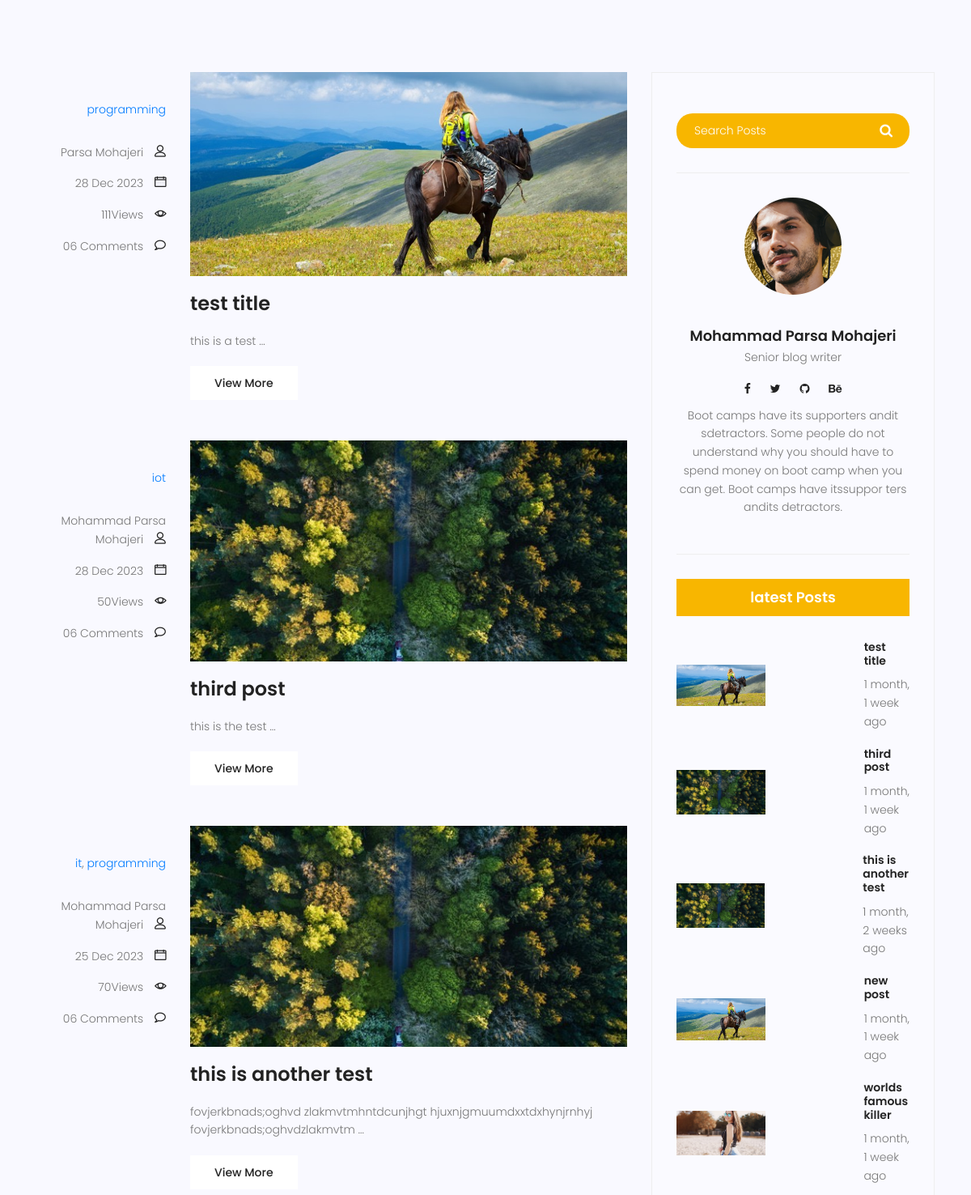
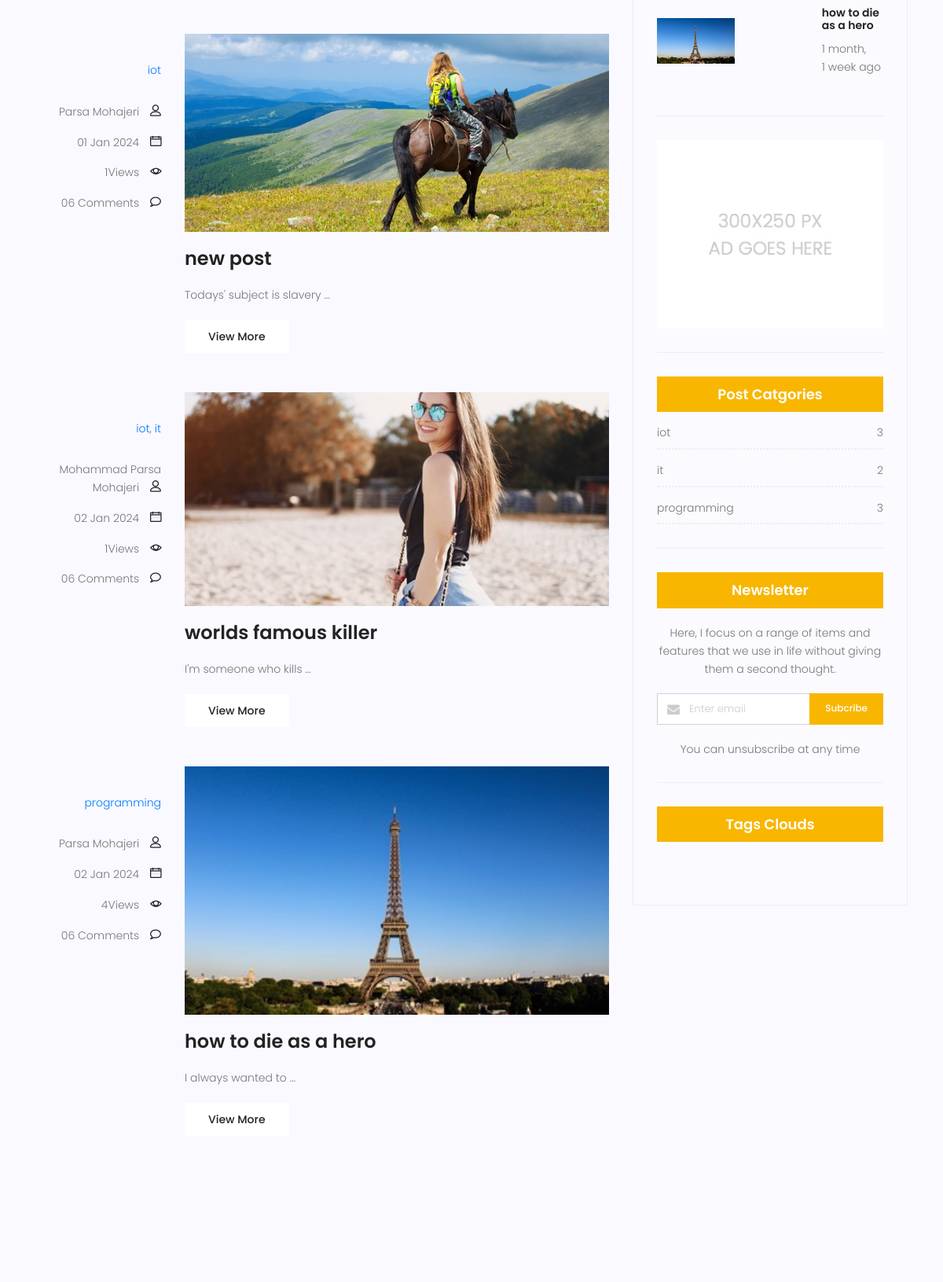
Page /blog/search/ (middle part) on the earlier database version (2 pictures, top to bottom).
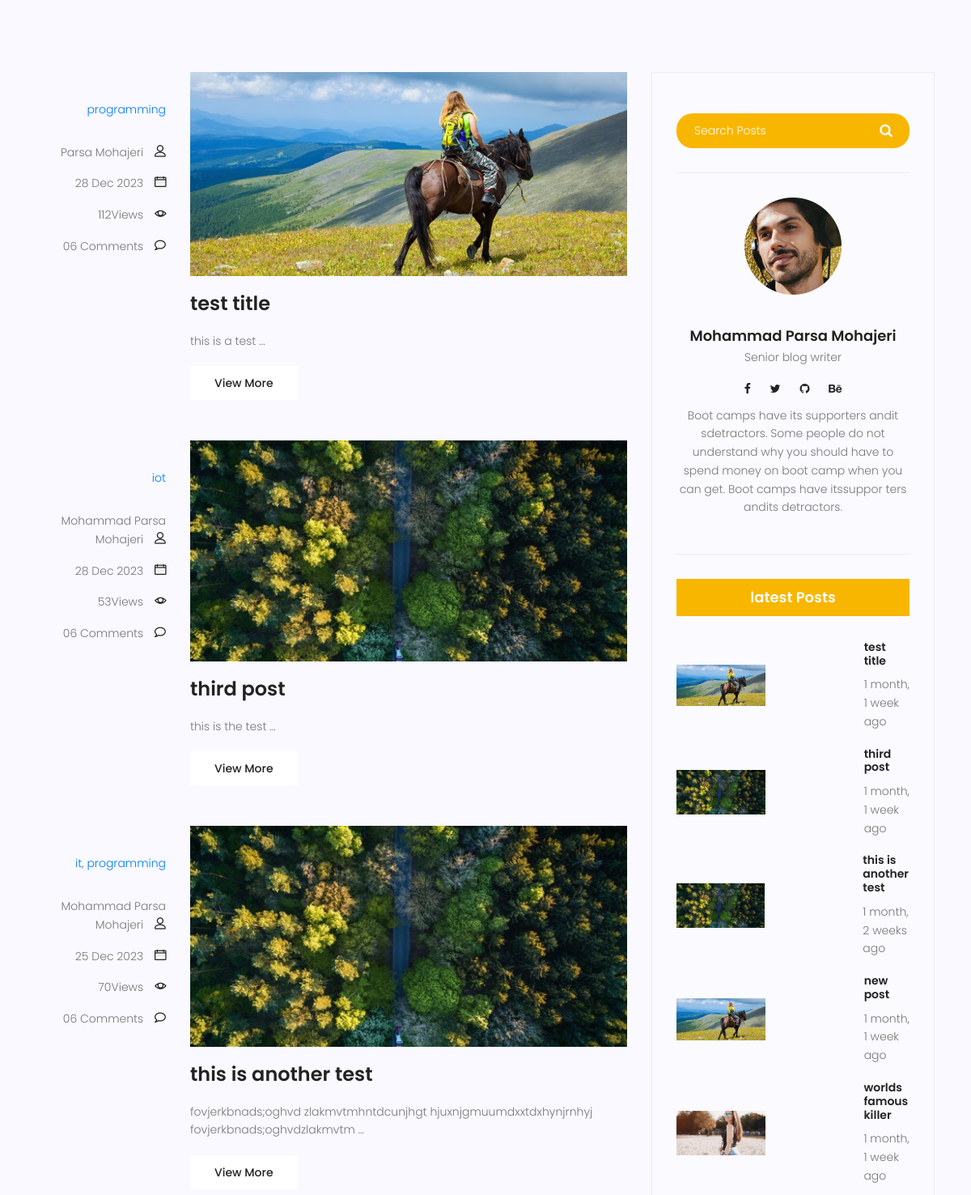
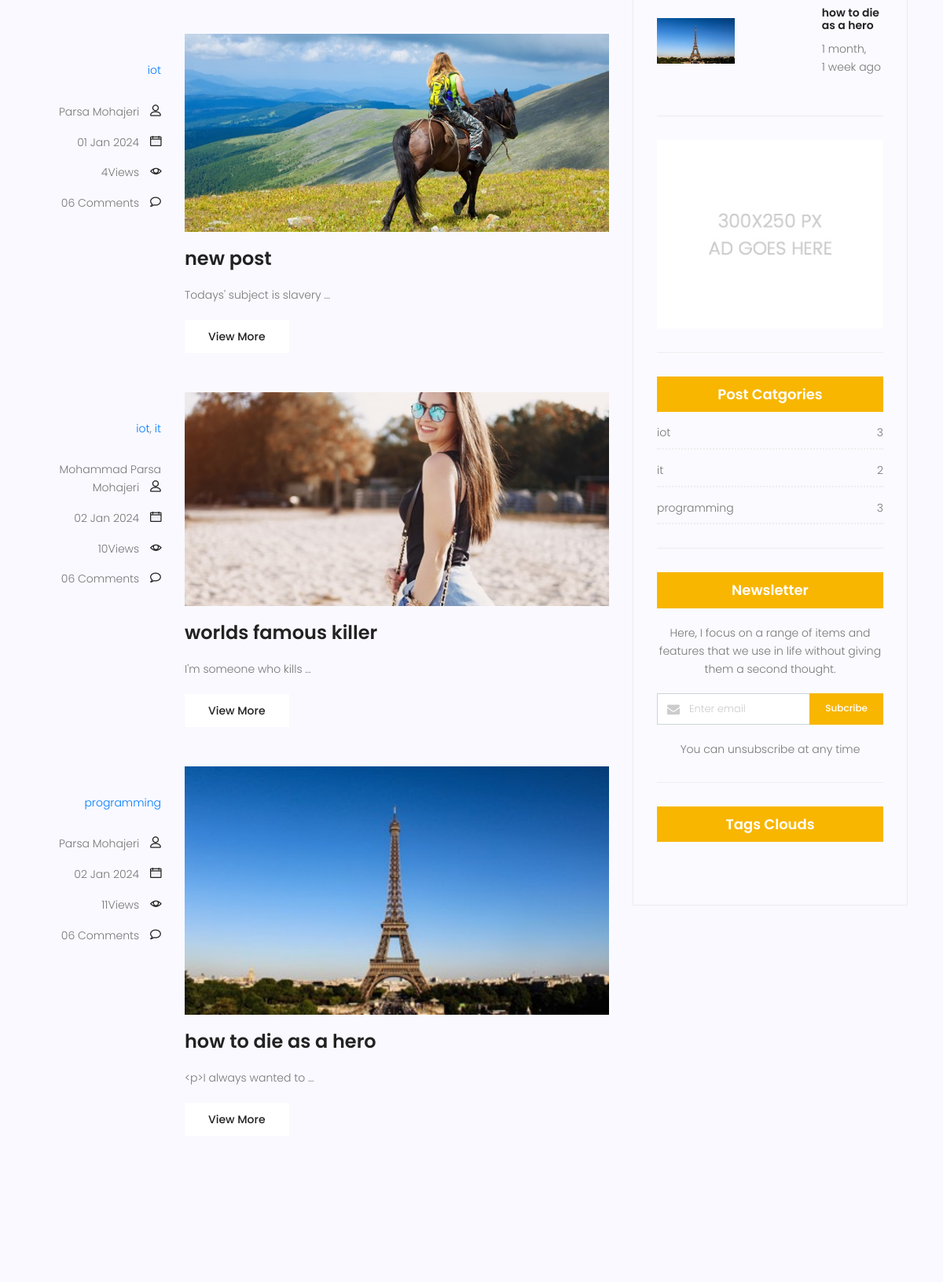
Same page on the later database version (2 pictures, top to bottom).
### blog/models.py (models this page shows, shortened)
class Category(models.Model):
    name=models.CharField(max_length=255)
    def __str__(self):
        return self.name

class Post (models.Model):
    image=models.ImageField(upload_to='blog/',default='blog/defalt.jpg')
    author=models.ForeignKey(User,on_delete=models.SET_NULL,null=True)
    title=models.CharField(max_length=255)
    content=models.TextField()
    tags = TaggableManager()
    category=models.ManyToManyField(Category)
    counted_views=models.IntegerField(default=0)
    status=models.BooleanField(default=False)
    published_date=models.DateTimeField(null=True)
    created_date=models.DateTimeField(auto_now_add=True)
    updated_date=models.DateTimeField(auto_now=True)
    class Meta:
        ordering=('created_date',)

### blog/views.py (the view)
# urls.py: path('search/',blog_search,name='search'),
def blog_search(request):
    posts=Post.objects.filter(status=1,published_date__lte=timezone.now())
    if request.method=='GET':
        if s:=request.GET.get('s'):
            posts=posts.filter(content__contains=s)
    context={'posts':posts}
    return render(request,'blog/blog-home.html',context)

### blog/templatetags/blog_tags.py (called while the page is built)
@register.inclusion_tag('blog/blog-post-categories.html')
def postcategories():
    posts=Post.objects.filter(status=1)
    categories=Category.objects.all()
    cat_dict={}
    for name in categories:
        cat_dict[name]=posts.filter(category=name).count()
    return {'categories':cat_dict}

### templates/blog/blog-home.html (shortened to what this page needs)
{% extends 'base.html' %}
{% load static %}
{% load blog_tags %}
{% block content %}
			<section class="top-category-widget-area pt-90 pb-90 ">
			</section>
			<section class="post-content-area">
				<div class="container">
					<div class="row">
						<div class="col-lg-8 posts-list">
							{% for post in posts %}
							<div class="single-post row">
								<div class="col-lg-3  col-md-3 meta-details">
									<ul class="tags">
										{% for cat in post.category.all %}
											<a href="{% url 'blog:category' cat_name=cat.name %}"> {{cat.name}}</a>{% if not forloop.last %},{% endif %}
										{% endfor %}
									</ul>
									<div class="user-details row">
										<p class="user-name col-lg-12 col-md-12 col-6"><a href="{% url 'blog:author' author_username=post.author.username %}">{{post.author.get_full_name}}</a> <span class="lnr lnr-user"></span></p>
										<p class="date col-lg-12 col-md-12 col-6"><a href="#">{{post.published_date|date:"d M Y"}}</a> <span class="lnr lnr-calendar-full"></span></p>
										<p class="view col-lg-12 col-md-12 col-6"><a href="#">{{post.counted_views}}Views</a> <span class="lnr lnr-eye"></span></p>
										<p class="comments col-lg-12 col-md-12 col-6"><a href="#">06 Comments</a> <span class="lnr lnr-bubble"></span></p>
									</div>
								</div>
								<div class="col-lg-9 col-md-9 ">
									<div class="feature-img">
										<img class="img-fluid" src="{{post.image.url}}" alt="">
									</div>
									<a class="posts-title" href="{% url 'blog:single' pid=post.id %}"><h3>{{post.title}}</h3></a>
									<p class="excert">
										{{post.content|truncatewords:4}}
									</p>
									<a href="{% url 'blog:single' pid=post.id %}" class="primary-btn">View More</a>
								</div>
							</div>
							{% endfor %}
		                    <nav class="blog-pagination justify-content-center d-flex">
							</nav>
						</div>
						<div class="col-lg-4 sidebar-widgets">
							<div class="widget-wrap">
								{% include 'blog/blog-search.html' %}
								{% include 'blog/blog-writer.html' %}
								{% include 'blog/blog-popular-posts.html' %}
								{% include 'blog/blog-ads.html' %}
								{% postcategories %}
								{% include 'blog/blog-newsletter.html' %}
								{% include 'blog/blog-tags.html' %}
							</div>
						</div>
					</div>
				</div>
			</section>
			{% endblock %}

### templates/base.html (shortened to what this page needs)
{% load static %}
{% load blog_tags %}
<!DOCTYPE html>
<html lang="zxx" class="no-js">
<head>
    <link rel="stylesheet" href="{% static 'css/linearicons.css' %}">
    <link rel="stylesheet" href="{% static 'css/font-awesome.min.css' %}">
    <link rel="stylesheet" href="{% static 'css/bootstrap.css' %}">
    <link rel="stylesheet" href="{% static 'css/magnific-popup.css' %}">
    <link rel="stylesheet" href="{% static 'css/jquery-ui.css' %}">
    <link rel="stylesheet" href="{% static 'css/nice-select.css' %}">
    <link rel="stylesheet" href="{% static 'css/animate.min.css' %}">
    <link rel="stylesheet" href="{% static 'css/owl.carousel.css' %}">
    <link rel="stylesheet" href="{% static 'css/main.css' %}">
</head>
<body>
    {% block content %}
    {% endblock %}
</body>
</html>

### templates/blog/blog-search.html
<div class="single-sidebar-widget search-widget">
    <form class="search-form" action="{% url 'blog:search' %}" method="get">
        <input placeholder="Search Posts" name="s" type="text" onfocus="this.placeholder = ''" onblur="this.placeholder = 'Search Posts'" >
        <button type="submit"><i class="fa fa-search"></i></button>
    </form>
</div>

### templates/blog/blog-writer.html
{% load static %}
<div class="single-sidebar-widget user-info-widget">
    <img src="{% static 'img/blog/user-info.png' %}" alt="">
    <a href="#"><h4>Mohammad Parsa Mohajeri</h4></a>
    <p>
        Senior blog writer
    </p>
    <ul class="social-links">
        <li><a href="#"><i class="fa fa-facebook"></i></a></li>
        <li><a href="#"><i class="fa fa-twitter"></i></a></li>
        <li><a href="#"><i class="fa fa-github"></i></a></li>
        <li><a href="#"><i class="fa fa-behance"></i></a></li>
    </ul>
    <p>
        Boot camps have its supporters andit sdetractors. Some people do not understand why you should have to spend money on boot camp when you can get. Boot camps have itssuppor ters andits detractors.
    </p>
</div>

### templates/blog/blog-popular-posts.html
{% load humanize %}
{% load static %}
<div class="single-sidebar-widget popular-post-widget">
    <h4 class="popular-title">latest Posts</h4>
    <div class="popular-post-list">
        {% for post in posts %}
        <div class="single-post-list d-flex flex-row align-items-center">
            <div class="thumb">
                <img class="img-fluid" src="{{post.image.url}}" alt="">
            </div>
            <div class="details">
                <a href="{% url 'blog:single' pid=post.id %}"><h6>{{post.title}}</h6></a>
                <p>{{post.published_date|naturaltime}}</p>
            </div>
        </div>
        {% endfor %}
    </div>
</div>

### templates/blog/blog-ads.html
{% load static %}
<div class="single-sidebar-widget ads-widget">
    <a href="#"><img class="img-fluid" src="{% static 'img/blog/ads-banner.jpg' %}" alt=""></a>
</div>

### templates/blog/blog-post-categories.html
<div class="single-sidebar-widget post-category-widget">
    <h4 class="category-title">Post Catgories</h4>
    <ul class="cat-list">
        {% for name,count in categories.items %}
        <li>
            <a href="{% url 'blog:category' cat_name=name %}" class="d-flex justify-content-between">
                <p>{{name}}</p>
                <p>{{count}}</p>
            </a>
        </li>
        {% endfor %}
    </ul>
</div>

### templates/blog/blog-newsletter.html
<div class="single-sidebar-widget newsletter-widget">
    <h4 class="newsletter-title">Newsletter</h4>
    <p>
        Here, I focus on a range of items and features that we use in life without
        giving them a second thought.
    </p>
    <div class="form-group d-flex flex-row">
       <div class="col-autos">
          <div class="input-group">
            <div class="input-group-prepend">
              <div class="input-group-text"><i class="fa fa-envelope" aria-hidden="true"></i>
            </div>
            </div>
            <input type="text" class="form-control" id="inlineFormInputGroup" placeholder="Enter email" onfocus="this.placeholder = ''" onblur="this.placeholder = 'Enter email'" >
          </div>
        </div>
        <a href="#" class="bbtns">Subcribe</a>
    </div>
    <p class="text-bottom">
        You can unsubscribe at any time
    </p>
</div>

### templates/blog/blog-tags.html (shortened to what this page needs)
<div class="single-sidebar-widget tag-cloud-widget">
    <h4 class="tagcloud-title">Tags Clouds</h4>
</div>

Differences in the rows shown:
changed Post "test title": counted_views "111" → "112"
changed Post "third post": counted_views "50" → "53"
changed Post "new post": counted_views "1" → "4"
changed Post "worlds famous killer": counted_views "1" → "10"
changed Post "how to die as a hero": counted_views "4" → "11"; content "I always wanted to …" → "<p>I always wanted to …"
